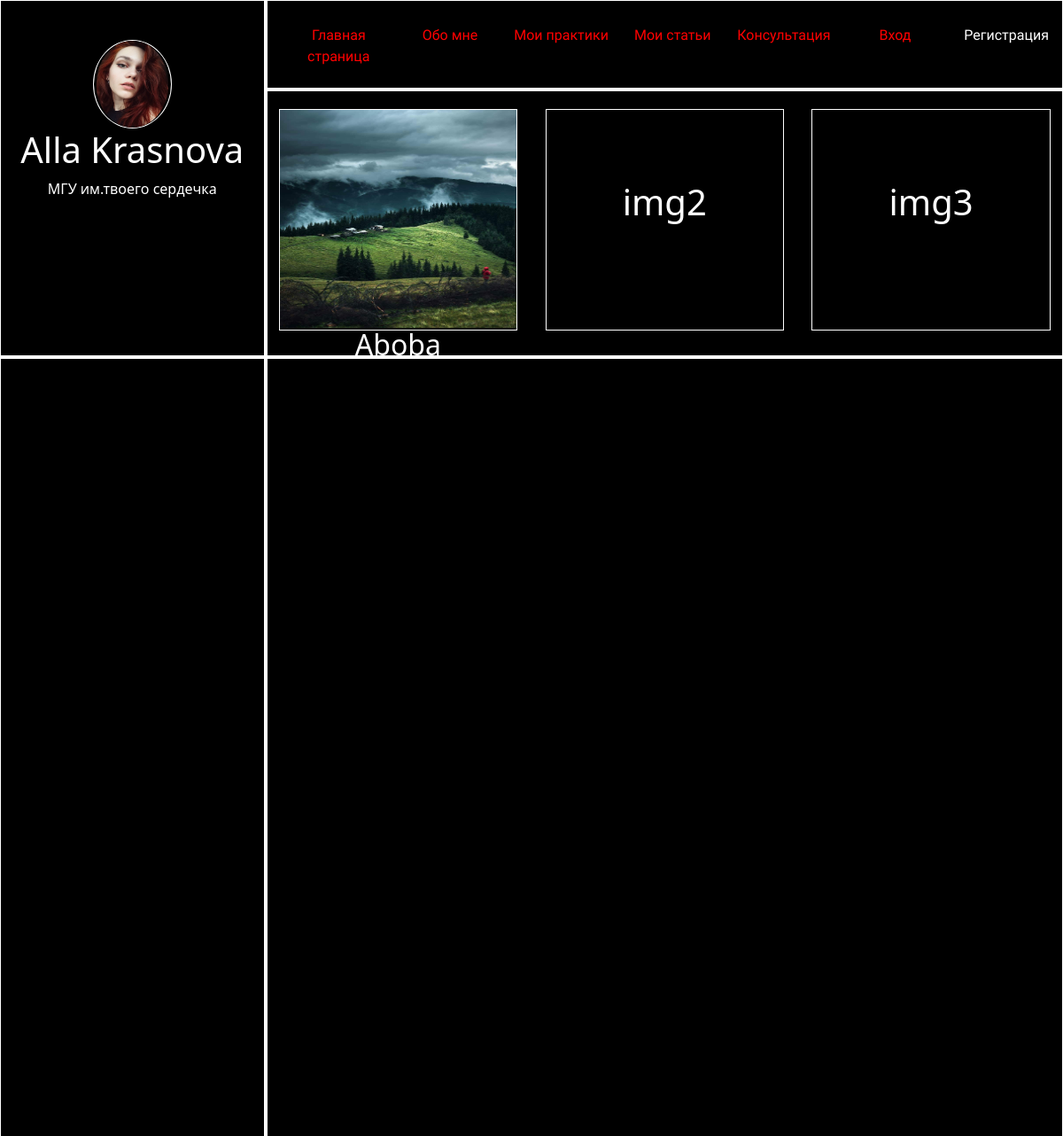
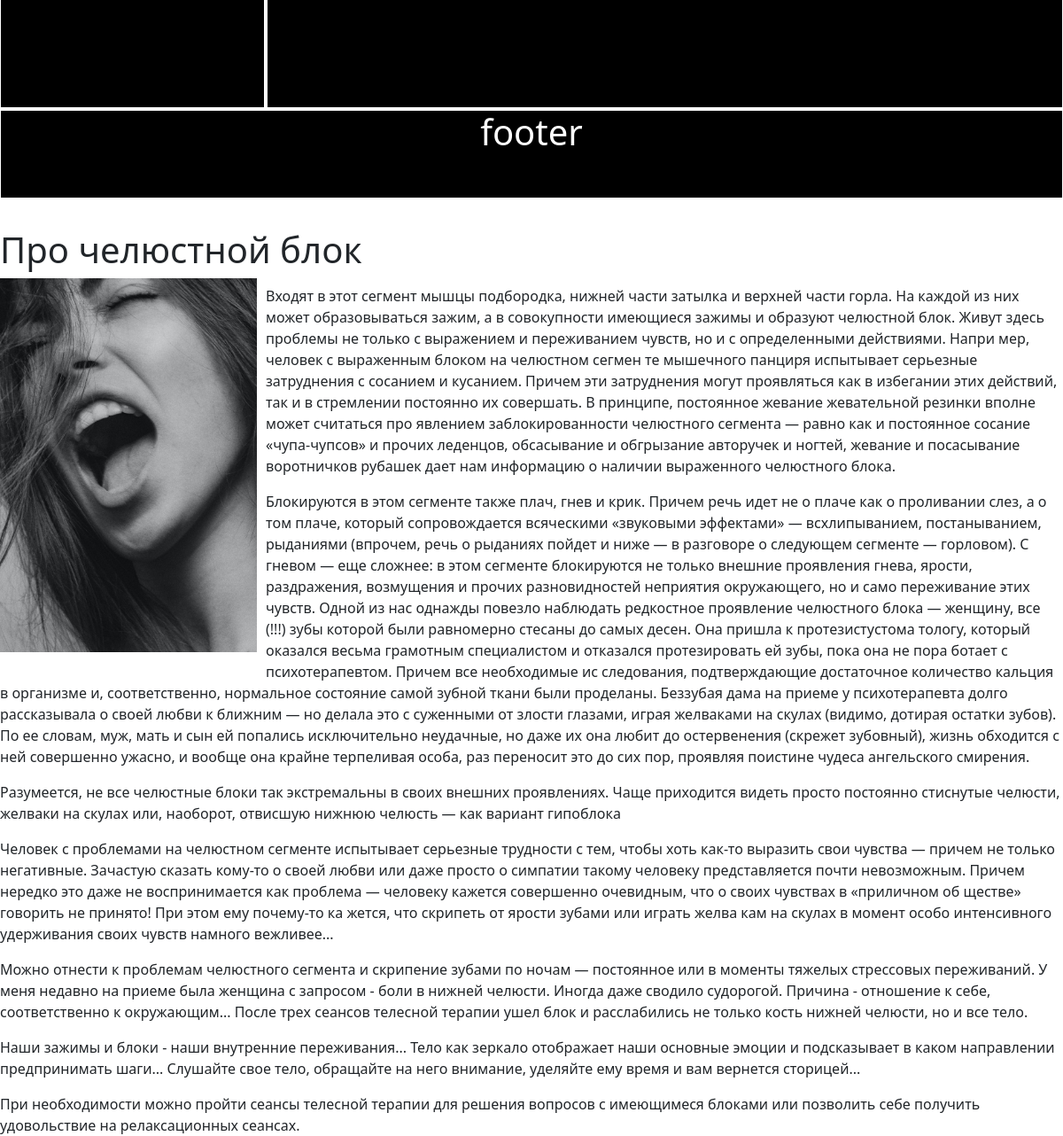
The page /post/pro-chelyustnoj-blok/ on the database its author committed (2 pictures, top to bottom).
### main/models.py (models this page shows, shortened)
class Posts(models.Model):
    title = models.CharField(max_length=200, verbose_name='Название')
    slug = models.SlugField(max_length=200, unique=True, db_index=True, verbose_name='URL')
    content = models.TextField(verbose_name='Текст статьи')
    photo = models.ImageField(upload_to='archive/%Y/%m/%d', verbose_name='Фото')
    time_create = models.DateTimeField(auto_now_add=True, verbose_name='Время создания')
    time_update = models.DateTimeField(auto_now=True, verbose_name='Время изменения')
    is_published = models.BooleanField(default=True, verbose_name='Публикация')
    category = models.ForeignKey('Category', on_delete=models.PROTECT, verbose_name='Категории')
    class Meta:
        verbose_name = 'Статья'
        verbose_name_plural = 'Статьи'
        ordering = ['time_create', 'title']

### main/views.py (the view)
# urls.py: path('post/<slug:post_slug>/', show_post, name='post'),
def show_post(request, post_slug):
    post = get_object_or_404(Posts, slug=post_slug)
    context = {  # эти параметры мы передаем в html файл
        'post': post,
        'title': post.title,
    }
    return render(request, 'main/post.html', context=context)

### main/templatetags/main_tags.py (called while the page is built)
@register.inclusion_tag('main/tag/list_menu.html')
def show_menu(menu_selected=0):
    menu = [
        {'title': 'Главная страница', 'url_name': 'home_page'},
        {'title': 'Обо мне', 'url_name': 'about_me'},
        {'title': 'Мои практики', 'url_name': 'practices'},
        {'title': 'Мои статьи', 'url_name': 'articles'},
        {'title': 'Консультация', 'url_name': 'consultation'},
        {'title': 'Вход', 'url_name': 'login'},
        {'title': 'Регистрация', 'url_name': 'registration'}
    ]
    return {'menu': menu, 'menu_selected': menu_selected}

### templates/main/post.html
{% extends 'main/layout.html' %}
{% block content %}
  <h1>{{ post.title }}</h1>
  {% if post.photo %}
    <p><img class="img-article-left" src="{{ post.photo.url }}" alt="{{ post.title }}"></p>
  {% endif %}
  {{ post.content|linebreaks }}
{% endblock content %}

### main/static/main/css/styles.css (style rules this page uses)
body { background: black; }
html, body { font-family: 'Arial'; margin: 0; padding: 0; height: 100%; width: 100%; color: #444; }
img { max-width: 600px; height: auto; }
img.img-article-left { max-width: 300px; height: auto; float: left; padding: 0 10px 10px 0; }

### rows shown on the page
Posts: title "Про челюстной блок", photo (picture), content "Входят в этот сегмент мышцы подбородка, нижней части затылка и верхней части горла. На каждой из них может образовываться зажим, а в совокупности имеющиеся зажимы и образуют челюстной блок. Живут здесь проблемы не только с выражением и пережи­ванием чувств, но и с определенными действиями. Напри­ мер, человек с выраженным блоком на челюстном сегмен­ те мышечного панциря испытывает серьезные затруднения с сосанием и кусанием. Причем эти затруднения могут про­являться как в избегании этих действий, так и в стремле­нии постоянно их совершать. В принципе, постоянное же­вание жевательной резинки вполне может считаться про­ явлением заблокированности челюстного сегмента — равно как и постоянное…"

### other values the page prints
{{ m.title }} "Главная страница" "Обо мне" "Мои практики" "Мои статьи" "Консультация" "Вход"
{{ m.title }} "Регистрация"
